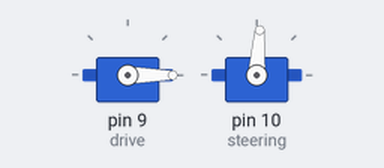
Simulated run of this sketch. Board: Arduino Uno, built with avr-gcc and run on an emulated ATmega328P. Shown: 2 × servo.

Above: at 0.1 s.
At 1.2 s:
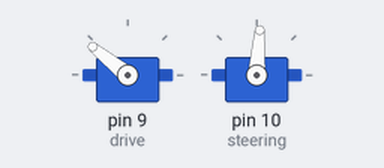
At 2.2 s:
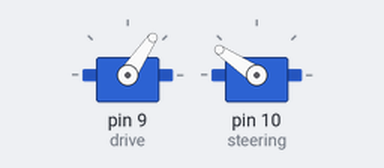
At 5.2 s:
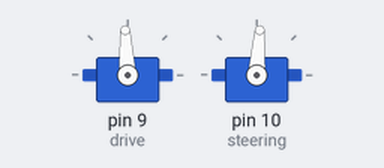
Timing chart, 0 to 6.7 s (numbered marks = the images above):
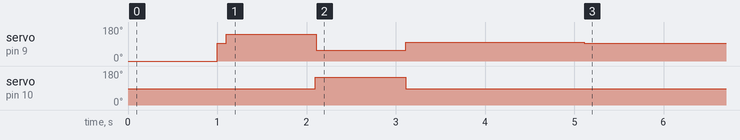

The sketch:

DriftTest3.ino
```cpp
#include <Servo.h>

Servo drive;
Servo steering;
int i;

void setup()
{
  // put your setup code here, to run once:
  drive.attach(9);
  steering.attach(10);
  //steering.writeMicroseconds(1500);
  steering.write(86);
  //arm ESC (electronic speed control).
  drive.writeMicroseconds(0);
  delay(1000);
  drive.writeMicroseconds(1500);
  delay(100);
  i = 0;
}

void loop()
{
  // put your main code here, to run repeatedly:
  while (i <2)
  {
    drive.writeMicroseconds(2000);
    delay(1000);
    steering.write(146);
    delay(10);
    drive.writeMicroseconds(1120);
    //drive.Brake();

    delay (1000);
    steering.write(86);
    drive.writeMicroseconds(1550);
    delay(1000);
    ////
//    drive.writeMicroseconds(2000);
//    delay(1000);
//    //steering.write(100);
//    //delay(100);
//    steering.write(30);
//    delay(10);
//    drive.writeMicroseconds(1100);
//    //steering.write(44);


    delay(1000);
    //steering.write(91);
    //
    //brakes the car

    i = 4;
  }
  drive.writeMicroseconds(1500);
}
```

Measured:
- by itself, servo on pin 9 (drive): 0° → 93° at 1.0 s, → 141° 0.10 s later, → 56° 1.0 s later, → 98° 1.0 s later, … (5 changes in this stretch)
- by itself, servo on pin 10 (steering): 86° → 146° at 2.1 s, → 86° 1.0 s later
